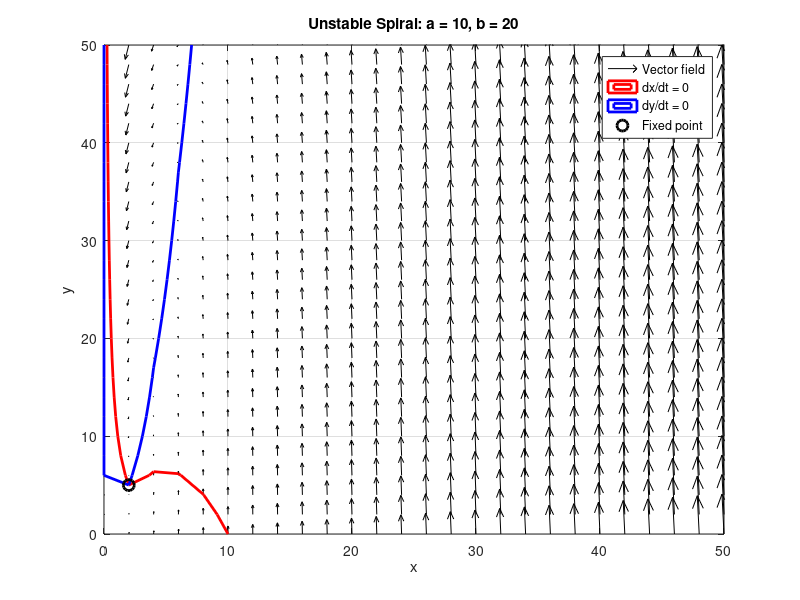

Write the MATLAB code that produced this figure.
a = 10;
b = 20;
x_fp = a / 5;
y_fp = 1 + x_fp^2;

[x, y] = meshgrid(0:2:50, 0:2:50);

dx = a - x - (4.*x.*y) ./ (1 + x.^2);
dy = b.*x .* (1 - y ./ (1 + x.^2));

figure;
quiver(x, y, dx, dy, 'k', 'AutoScale', 'on', 'AutoScaleFactor', 1.5); hold on;
contour(x, y, dx, [0 0], 'r', 'LineWidth', 2); % dx/dt = 0
contour(x, y, dy, [0 0], 'b', 'LineWidth', 2); % dy/dt = 0
plot(x_fp, y_fp, 'ko', 'MarkerSize', 8, 'LineWidth', 2); % fixed point

xlabel('x'); ylabel('y');
title('Unstable Spiral: a = 10, b = 20');
legend('Vector field', 'dx/dt = 0', 'dy/dt = 0', 'Fixed point');
axis([0 50 0 50]); grid on;
